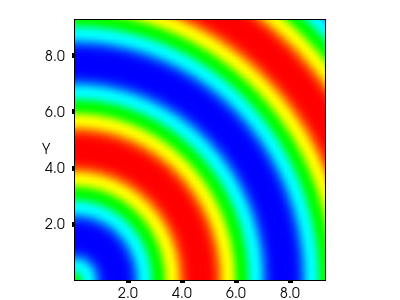

Python code for this plot:
#!/usr/bin/env python
# Demonstrate a 3D surface plot of sin(sqrt(x^2 + y^2)) with rotation via mouse event.

import math

import vtkmodules.vtkInteractionStyle  # noqa: F401
import vtkmodules.vtkRenderingContextOpenGL2  # noqa: F401
import vtkmodules.vtkRenderingOpenGL2  # noqa: F401

from vtkmodules.vtkChartsCore import vtkChartXYZ, vtkPlotSurface
from vtkmodules.vtkCommonCore import vtkFloatArray
from vtkmodules.vtkCommonDataModel import vtkRectf, vtkTable
from vtkmodules.vtkRenderingContext2D import vtkContextActor
from vtkmodules.vtkRenderingCore import (
    vtkRenderWindow,
    vtkRenderWindowInteractor,
    vtkRenderer,
)

# Create the 3D chart.
chart = vtkChartXYZ()
chart.SetGeometry(vtkRectf(75.0, 20.0, 250, 260))

# Create a surface.
table = vtkTable()
num_points = 70
inc = 9.424778 / (num_points - 1)
for i in range(num_points):
    arr = vtkFloatArray()
    table.AddColumn(arr)
table.SetNumberOfRows(num_points)
for i in range(num_points):
    x = i * inc
    for j in range(num_points):
        y = j * inc
        table.SetValue(i, j, math.sin(math.sqrt(x * x + y * y)))

# Set up the surface plot.
plot = vtkPlotSurface()
plot.SetXRange(0, 9.424778)
plot.SetYRange(0, 9.424778)
plot.SetInputData(table)
chart.AddPlot(plot)

# Context actor and scene wiring.
context_actor = vtkContextActor()
context_actor.GetScene().AddItem(chart)

# Renderer
renderer = vtkRenderer()
renderer.SetBackground(1.0, 1.0, 1.0)
context_actor.GetScene().SetRenderer(renderer)
renderer.AddActor(context_actor)

# Window
render_window = vtkRenderWindow()
render_window.SetSize(400, 300)
render_window.SetMultiSamples(0)
render_window.AddRenderer(renderer)
render_window.SetWindowName("surface plot test")

# Interactor
interactor = vtkRenderWindowInteractor()
interactor.SetRenderWindow(render_window)

interactor.Initialize()
interactor.Start()
